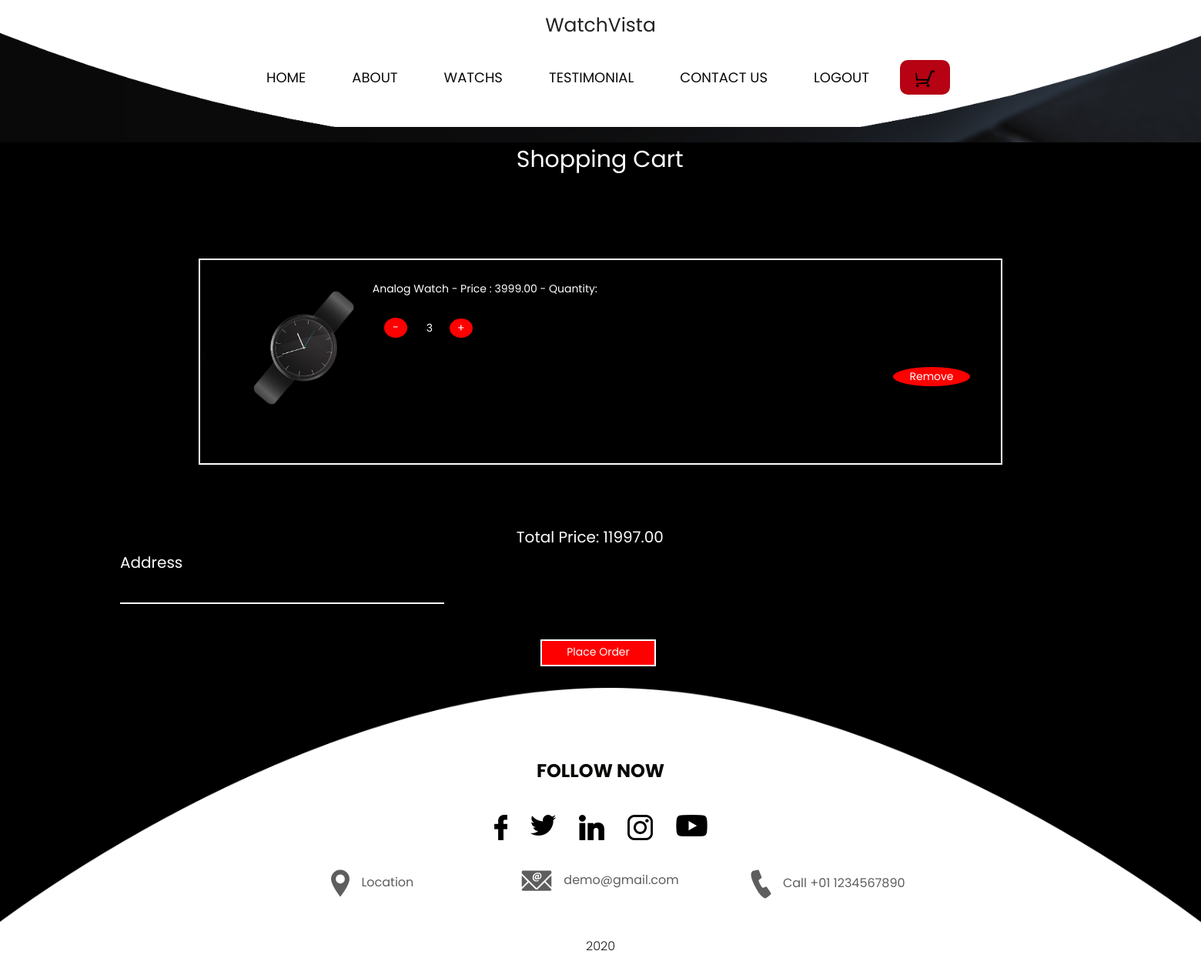
The page /cart/ (signed in) on the database as committed earlier.
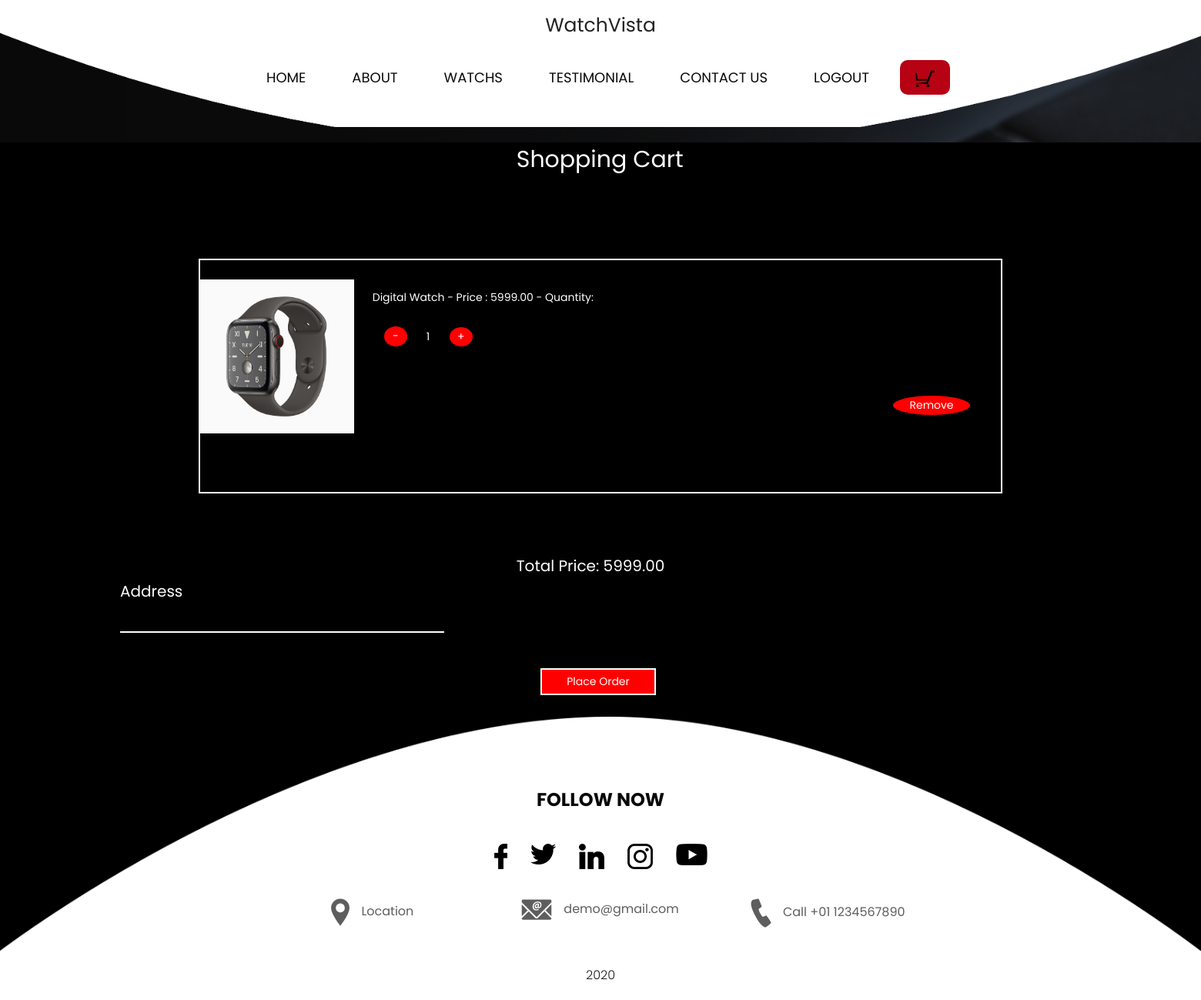
The same page on the database as committed later.
### hello/models.py (models this page shows)
class CartItem(models.Model):
    name = models.CharField(max_length=100)
    image = models.ImageField(upload_to='images/')
    price = models.DecimalField(max_digits=10, decimal_places=2)
    quantity = models.PositiveIntegerField(default=1)

### hello/views.py (the view, shortened to what this page needs)
# urls.py: path('cart/', cart, name='cart'),
def cart(request):
    cart_items = CartItem.objects.all()
    username = request.session.get('username')
    for item in cart_items:
        item.total_price = item.price * item.quantity
    total_price = sum(item.total_price for item in cart_items)
    return render(request, 'cart.html', {'cart_items': cart_items, 'total_price': total_price ,'username': username})

### hello/templates/cart.html (shortened to what the changed rows need)
{% load static %}
<!DOCTYPE html>
<html lang="en">
  <head>
    <link
      rel="stylesheet"
      type="text/css"
      href="{% static 'css/bootstrap.min.css' %}"
    />
    <link rel="stylesheet" type="text/css" href="css/bootstrap.min.css" />
    <link href="{% static 'style.css' %}" rel="stylesheet" />
    <link rel="stylesheet" type="text/css" href="css/style.css" />
    <link href="{% static 'css/responsive.css' %}" rel="stylesheet" />
    <link rel="stylesheet" href="css/responsive.css" />
    <link rel="stylesheet" href="css/jquery.mCustomScrollbar.min.css" />
    <link
      rel="stylesheet"
      href="https://netdna.bootstrapcdn.com/font-awesome/4.0.3/css/font-awesome.css"
    />
    <link rel="stylesheet" href="css/owl.carousel.min.css" />
    <link rel="stylesheet" href="css/owl.theme.default.min.css" />
    <link
      rel="stylesheet"
      href="https://cdnjs.cloudflare.com/ajax/libs/fancybox/2.1.5/jquery.fancybox.min.css"
      media="screen"
    />
  </head>
  <body>
    <br /><br /><br /><br /><br /><br /><br />
    <h1 style="color: white; left: 43%; font-size: 30px">Shopping Cart</h1>
    <section class="py-5">
      <div class="container px-4 px-lg-5 mt-5">
        <div id="cart-items" style="border: 2px solid white; color: white">
          {% for item in cart_items %}
          <br />
          <img
            src="{{ item.image.url }}"
            alt="{{ item.name }}"
            style="width: 200px"
          />
          <div style="display: inline-block; position: relative; left: 20px">
            {{ item.name }} - Price : {{ item.price }} - Quantity:
            <form method="post" action="{% url 'update_quantity' item.id %}">
              <button
                type="submit"
                style="
                  display: inline-block;
                  position: relative;
                  left: 15px;
                  top: 25px;
                  width: 30px;
                  background-color: red;
                  border-radius: 50%;
                  color: white;
                "
              >
                -
              </button>
            </form>
            &emsp;&emsp;&emsp;&emsp;&emsp;{{ item.quantity }}
            <form method="post" action="{% url 'update_quantity' item.id %}">
              <button
                type="submit"
                style="
                  display: inline-block;
                  position: relative;
                  left: 100px;
                  bottom: 25px;
                  width: 30px;
                  background-color: red;
                  border-radius: 50%;
                  color: white;
                "
              >
                +
              </button>
            </form>
          </div>
          <br /><br /><br />
          <form method="post" action="{% url 'remove_from_cart' item.id %}">
            <button
              type="submit"
              style="
                display: inline-block;
                position: relative;
                left: 900px;
                bottom: 100px;
                width: 100px;
                background-color: red;
                border-radius: 50%;
                color: white;
              "
            >
              Remove
            </button>
          </form>
          {% endfor %}
        </div>
      </div>
      <br /><br /><br />
      <div style="position: relative; color: white; left: 43%; font-size: 20px">
        Total Price: {{ total_price }}
      </div>
      <form method="post" action="{% url 'cart' %}">
        <h2 style="color: white; font-size:20px; left: 10%;">Address</h2>
        <input type="text" name="address" style="position:relative; left:10%; width:27%; background-color:transparent; border:0px solid white; border-bottom:2px solid white; color:white;"><br><br>
        <button type="submit" style="position:relative; width:150px; height:35px; background-color:red; color:white; left: 45%; top: 20px; border:2px solid white;">Place Order</button>
      </form>
    </section>
  </body>
</html>

Rows that differ between the two databases and show on the page:
removed CartItem: image (picture), name "Analog Watch", price "3999.00", quantity "3"
added CartItem: image (picture), name "Digital Watch", price "5999.00", quantity "1"
Other text that changed with them:
{{ total_price }}: "11997.00" → "5999.00"
